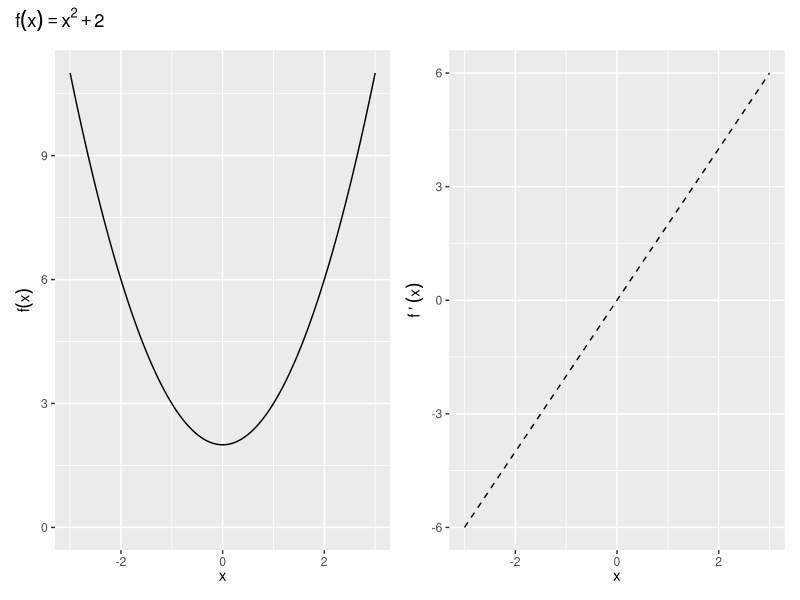
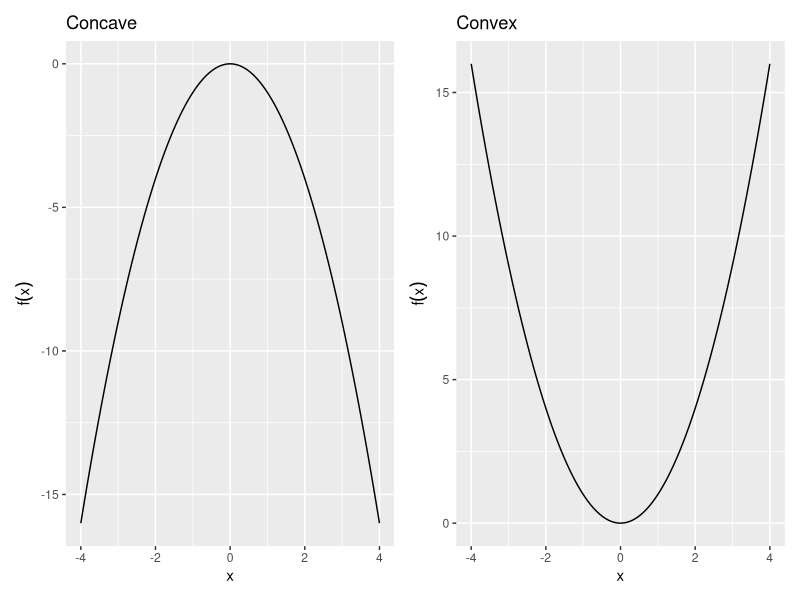

Generate these figures, in order, with R:
## ---- chunk 1
library(ggplot2)
library(patchwork)
library(tibble)
## ---- chunk 2
range <- tibble::tibble(x = c(-3, 3))
fx0 <- ggplot(range, aes(x = x)) +
  labs(x = expression(x), y = expression(f(x))) 
fx <- fx0 +  
  stat_function(fun = function(x) x^2 + 2, size = 0.5) +
  expand_limits(y = 0)

fprimex <- fx0 + stat_function(fun = function(x) 2*x, size = 0.5, linetype = "dashed") +
  labs(x = expression(x), y = expression(f~plain("'")~(x)))

fx + fprimex + plot_annotation(expression(f(x)==x^2+2))
## ---- chunk 3
range1 <- tibble(x = c(-4, 4))
fx1 <- ggplot(range1, aes(x = x)) +
  stat_function(fun = function(x) -x^2, size = 0.5) +
  labs(y = expression(f(x)), title  = "Concave")
fx2 <- ggplot(range1, aes(x = x)) +
  stat_function(fun = function(x) x^2, size = 0.5) +
  labs(y = expression(f(x)), title = "Convex")

fx1 + fx2
